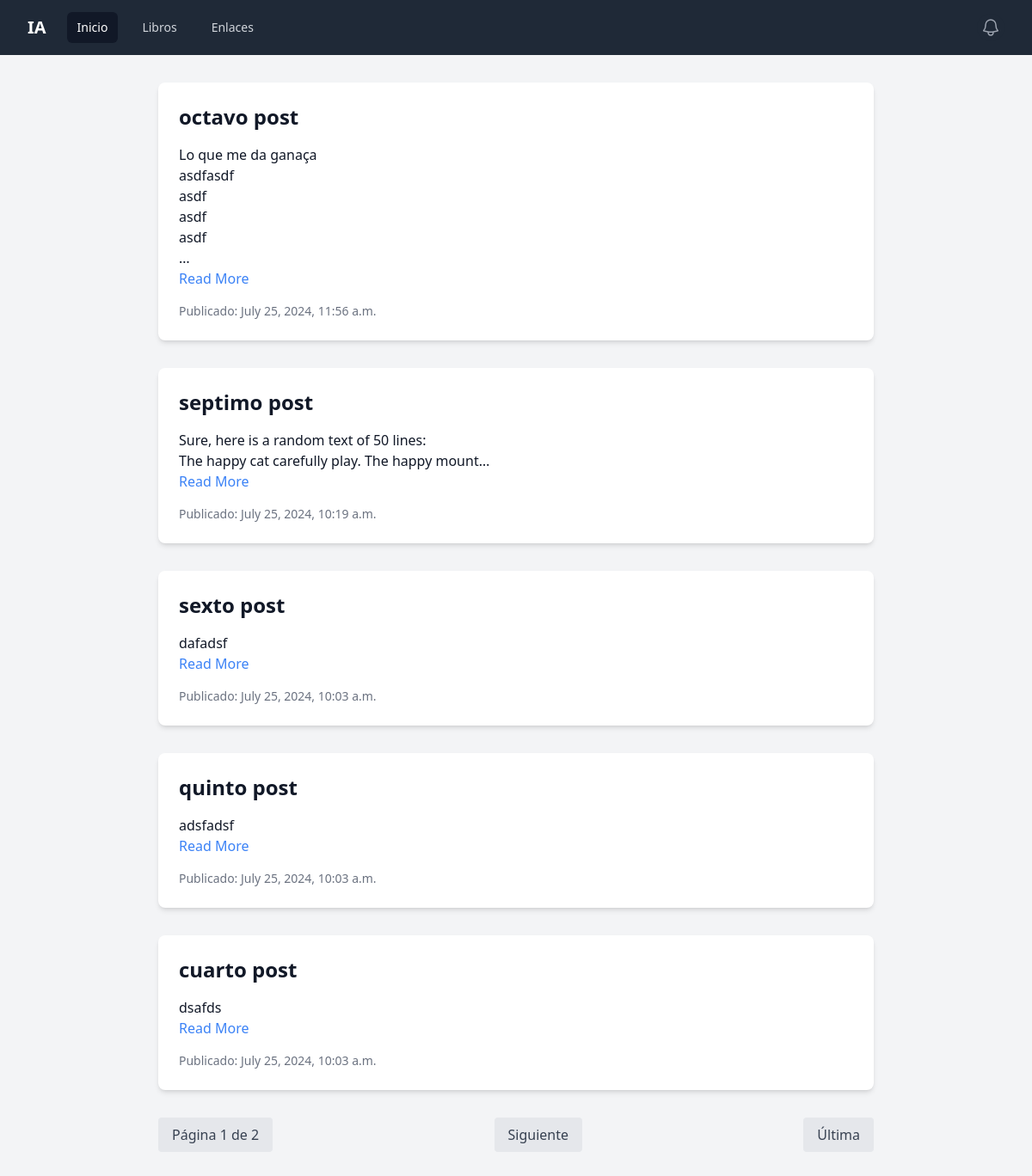
The page / on the database its author committed.
### blog/models.py (models this page shows, shortened)
class Post(models.Model):
    title = models.CharField(max_length=200)
    content = RichTextUploadingField()
    created_at = models.DateTimeField(auto_now_add=True)

### blog/views.py (the view)
# urls.py: path('', views.post_list, name='post_list'),
def post_list(request):
    posts = Post.objects.all().order_by('-created_at')
    paginator = Paginator(posts, 5)  # Mostrar 5 posts por página
    page_number = request.GET.get('page')
    page_obj = paginator.get_page(page_number)
    return render(request, 'blog/post_list.html', {'page_obj': page_obj})

### blog/templates/blog/post_list.html (shortened to what this page needs)
{% extends 'blog/base.html' %}
{% block content %}
<div class="max-w-4xl mx-auto px-4 sm:px-6 lg:px-8">
    <div class="space-y-8">
        {% for post in page_obj %}
            <div class="bg-white shadow-md rounded-lg p-6">
                <h2 class="text-2xl font-semibold mb-4">{{ post.title }}</h2>
                <div class="prose">
                    {{ post.content|truncatechars:100|safe }}
                </div>
                <a href="{% url 'post_detail' post.pk %}" class="text-blue-500 hover:underline">Read More</a>
                <p class="text-sm text-gray-500 mt-4">Publicado: {{ post.created_at }}</p>
            </div>
        {% endfor %}
    </div>
    <div class="mt-8">
        <nav class="flex justify-between">
            <span class="px-4 py-2 bg-gray-200 text-gray-700 rounded">Página {{ page_obj.number }} de {{ page_obj.paginator.num_pages }}</span>
            {% if page_obj.has_next %}
                <a href="?page={{ page_obj.next_page_number }}" class="px-4 py-2 bg-gray-200 text-gray-700 rounded">Siguiente</a>
                <a href="?page={{ page_obj.paginator.num_pages }}" class="px-4 py-2 bg-gray-200 text-gray-700 rounded">Última</a>
            {% endif %}
        </nav>
    </div>
</div>
{% endblock %}

### blog/templates/blog/base.html (shortened to what this page needs)
<!DOCTYPE html>
<html>
<head>
    <script src="https://cdn.tailwindcss.com"></script>
</head>
<nav class="bg-gray-800">
    <div class="mx-auto max-w-7xl px-2 sm:px-6 lg:px-8">
        <div class="relative flex h-16 items-center justify-between">
            <div class="flex flex-1 items-center justify-center sm:items-stretch sm:justify-start">
                <div class="flex flex-shrink-0 items-center">
                    <a href="/" class="text-white text-xl font-semibold">IA</a>
                </div>
                <div class="hidden sm:ml-6 sm:block">
                    <div class="flex space-x-4">
                        <a id="link-inicio" href="/" class="nav-link rounded-md px-3 py-2 text-sm font-medium text-gray-300 hover:bg-gray-700 hover:text-white">Inicio</a>
                        <a id="link-libros" href="{% url 'libro_list' %}" class="nav-link rounded-md px-3 py-2 text-sm font-medium text-gray-300 hover:bg-gray-700 hover:text-white">Libros</a>
                        <a id="link-enlaces" href="#" class="nav-link rounded-md px-3 py-2 text-sm font-medium text-gray-300 hover:bg-gray-700 hover:text-white">Enlaces</a>
                    </div>
                </div>
            </div>
            <div class="absolute inset-y-0 right-0 flex items-center pr-2 sm:static sm:inset-auto sm:ml-6 sm:pr-0">
                <button type="button" class="relative rounded-full bg-gray-800 p-1 text-gray-400 hover:text-white focus:outline-none focus:ring-2 focus:ring-white focus:ring-offset-2 focus:ring-offset-gray-800">
                </button>
            </div>
        </div>
    </div>
</nav>
<body class="bg-gray-100 text-gray-900">
    <div class="container mx-auto py-8">
        {% block content %}{% endblock %}
    </div>
</body>
</html>

### rows shown on the page
Post: title "octavo post", content "Lo que me da ganaça asdfasdf asdf asdf asdf …", created_at "July 25, 2024, 11:56 a.m."
Post: title "septimo post", content "Sure, here is a random text of 50 lines: The happy cat carefully play. The happy mount…", created_at "July 25, 2024, 10:19 a.m."
Post: title "sexto post", content "dafadsf", created_at "July 25, 2024, 10:03 a.m."
Post: title "quinto post", content "adsfadsf", created_at "July 25, 2024, 10:03 a.m."
Post: title "cuarto post", content "dsafds", created_at "July 25, 2024, 10:03 a.m."

### other values the page prints
{{ page_obj.number }} "1"
{{ page_obj.paginator.num_pages }} "2"
